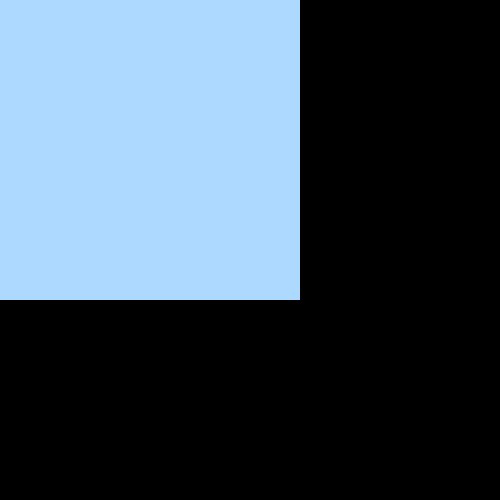
Frame 1 (no input)
Frame 60 (the mouse pressed at the canvas centre just before this capture): identical to frame 1, image omitted
Frame 120 (the mouse held since frame 60 and released just before this capture): identical to frame 1, image omitted

The Processing sketch that drew this single still picture (run headless with seeded random() and noise(); from frame 60 on, the mouse is pressed at the canvas centre):

// Processing sketch: splash
// ── splash.pde
Fluid fluid;
int N = 300; // Grid resolution
float dt = 0.1f; // Time step
float diff = 0.0001f; // Diffusion rate
float visc = 0.0001f; // Viscosity

void setup() {
  size(500, 500);
  fluid = new Fluid(N, diff, visc, dt);
}

void draw() {
  background(0);
  fluid.step();
  fluid.render(this);
}

void mouseDragged() {
  int x = (int) map(mouseX, 0, width, 0, N);
  int y = (int) map(mouseY, 0, height, 0, N);
  fluid.addDensity(x, y, 100);
  fluid.addVelocity(x, y, (mouseX - pmouseX) * 10, (mouseY - pmouseY) * 10);
}

class Fluid {
  int size;
  float dt, diff, visc;
  float[] s, density;
  float[] vx, vy, vx0, vy0;

  Fluid(int size, float diff, float visc, float dt) {
    this.size = size;
    this.diff = diff;
    this.visc = visc;
    this.dt = dt;
    s = new float[size * size];
    density = new float[size * size];
    vx = new float[size * size];
    vy = new float[size * size];
    vx0 = new float[size * size];
    vy0 = new float[size * size];
  }

  void addDensity(int x, int y, float amount) {
    density[IX(x, y)] += amount;
  }

  void addVelocity(int x, int y, float amountX, float amountY) {
    vx[IX(x, y)] += amountX;
    vy[IX(x, y)] += amountY;
  }

  void step() {
    diffuse(1, vx0, vx, visc, dt);
    diffuse(2, vy0, vy, visc, dt);
    project(vx0, vy0, vx, vy);
    advect(1, vx, vx0, vx0, vy0, dt);
    advect(2, vy, vy0, vx0, vy0, dt);
    project(vx, vy, vx0, vy0);
    diffuse(0, s, density, diff, dt);
    advect(0, density, s, vx, vy, dt);
  }

  void render(PApplet p) {
    for (int i = 0; i < size; i++) {
        for (int j = 0; j < size; j++) {
            float d = density[IX(i, j)];

            // Interpolate between light blue (light cyan) and light pink
            float r = lerp(173, 255, d);  // Red component (light pink is closer to 255)
            float g = lerp(216, 182, d);  // Green component
            float b = lerp(255, 191, d);  // Blue component (light blue is closer to 255)

            p.fill(r, g, b);
            p.noStroke();
            p.rect(i * (p.width / size), j * (p.height / size), p.width / size, p.height / size);
          }
      }
  }

  int IX(int x, int y) {
    return constrain(x, 0, size - 1) + constrain(y, 0, size - 1) * size;
  }

  void diffuse(int b, float[] x, float[] x0, float diff, float dt) {
    float a = dt * diff * (size - 2) * (size - 2);
    for (int k = 0; k < 20; k++) {
      for (int i = 1; i < size - 1; i++) {
        for (int j = 1; j < size - 1; j++) {
          x[IX(i, j)] = (x0[IX(i, j)] + a * (x[IX(i - 1, j)] + x[IX(i + 1, j)] + x[IX(i, j - 1)] + x[IX(i, j + 1)])) / (1 + 4 * a);
        }
      }
    }
  }

  void advect(int b, float[] d, float[] d0, float[] u, float[] v, float dt) {
    for (int i = 1; i < size - 1; i++) {
      for (int j = 1; j < size - 1; j++) {
        float x = i - dt * u[IX(i, j)];
        float y = j - dt * v[IX(i, j)];
        x = constrain(x, 0, size - 1);
        y = constrain(y, 0, size - 1);
        int i0 = (int) x, j0 = (int) y;
        d[IX(i, j)] = d0[IX(i0, j0)];
      }
    }
  }

  void project(float[] u, float[] v, float[] p, float[] div) {
    for (int i = 1; i < size - 1; i++) {
      for (int j = 1; j < size - 1; j++) {
        div[IX(i, j)] = -0.5f * (u[IX(i + 1, j)] - u[IX(i - 1, j)] + v[IX(i, j + 1)] - v[IX(i, j - 1)]) / size;
        p[IX(i, j)] = 0;
      }
    }
    for (int k = 0; k < 20; k++) {
      for (int i = 1; i < size - 1; i++) {
        for (int j = 1; j < size - 1; j++) {
          p[IX(i, j)] = (div[IX(i, j)] + (p[IX(i - 1, j)] + p[IX(i + 1, j)] + p[IX(i, j - 1)] + p[IX(i, j + 1)])) / 4;
        }
      }
    }
    for (int i = 1; i < size - 1; i++) {
      for (int j = 1; j < size - 1; j++) {
        u[IX(i, j)] -= 0.5f * (p[IX(i + 1, j)] - p[IX(i - 1, j)]) * size;
        v[IX(i, j)] -= 0.5f * (p[IX(i, j + 1)] - p[IX(i, j - 1)]) * size;
      }
    }
  }
}
